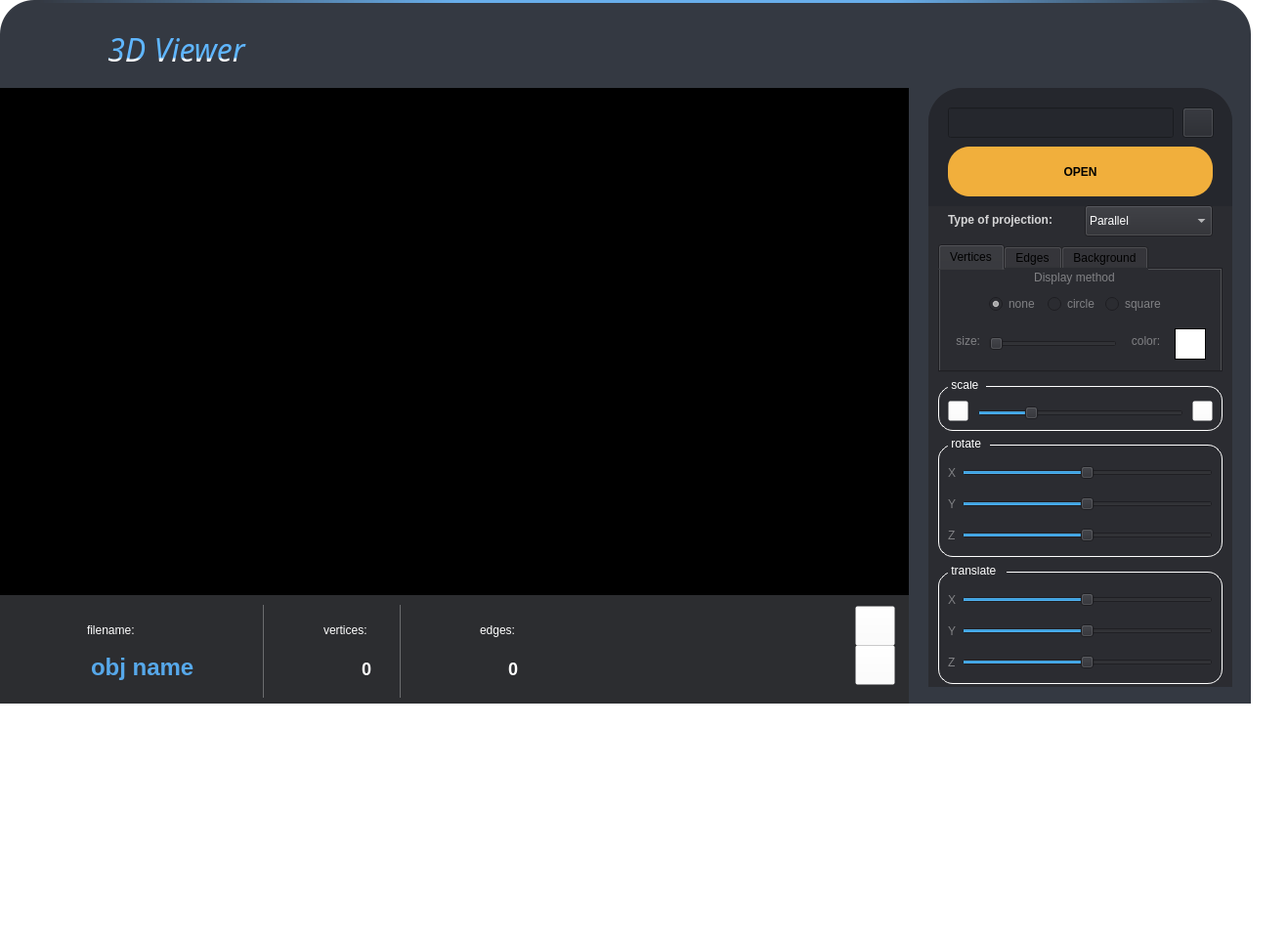
<?xml version="1.0" encoding="UTF-8"?>
<ui version="4.0">
 <class>MainWindow</class>
 <widget class="QMainWindow" name="MainWindow">
  <property name="geometry">
   <rect>
    <x>0</x>
    <y>0</y>
    <width>1318</width>
    <height>963</height>
   </rect>
  </property>
  <property name="windowTitle">
   <string>MainWindow</string>
  </property>
  <property name="styleSheet">
   <string notr="true">QMainWindow {
background-color: rgba(255, 255, 255, 0);
}

</string>
  </property>
  <widget class="QWidget" name="centralwidget">
   <property name="enabled">
    <bool>true</bool>
   </property>
   <property name="styleSheet">
    <string notr="true"/>
   </property>
   <widget class="QFrame" name="ViewerUI">
    <property name="geometry">
     <rect>
      <x>0</x>
      <y>0</y>
      <width>1280</width>
      <height>720</height>
     </rect>
    </property>
    <property name="styleSheet">
     <string notr="true">QFrame {
border-top-left-radius: 35px;
border-top-right-radius: 35px; 
background-color: rgb(52, 57, 66);
}
</string>
    </property>
    <property name="frameShape">
     <enum>QFrame::StyledPanel</enum>
    </property>
    <property name="frameShadow">
     <enum>QFrame::Raised</enum>
    </property>
    <widget class="GlWidget" name="OpenGlWidget" native="true">
     <property name="enabled">
      <bool>true</bool>
     </property>
     <property name="geometry">
      <rect>
       <x>-1</x>
       <y>90</y>
       <width>931</width>
       <height>523</height>
      </rect>
     </property>
     <property name="styleSheet">
      <string notr="true">GlWidget {
background-color: black;
}
</string>
     </property>
    </widget>
    <widget class="QFrame" name="blueline">
     <property name="geometry">
      <rect>
       <x>40</x>
       <y>0</y>
       <width>1200</width>
       <height>3</height>
      </rect>
     </property>
     <property name="styleSheet">
      <string notr="true">background-color: qlineargradient(spread:pad, x1:0, y1:0, x2:1, y2:0, stop:0 rgba(255, 255, 255, 0), stop:0.35468 rgba(104, 174, 235, 255), stop:0.724138 rgba(104, 174, 235, 255), stop:1 rgba(255, 255, 255, 0));

</string>
     </property>
     <property name="frameShape">
      <enum>QFrame::StyledPanel</enum>
     </property>
     <property name="frameShadow">
      <enum>QFrame::Raised</enum>
     </property>
    </widget>
    <widget class="QFrame" name="title">
     <property name="geometry">
      <rect>
       <x>40</x>
       <y>30</y>
       <width>231</width>
       <height>41</height>
      </rect>
     </property>
     <property name="frameShape">
      <enum>QFrame::StyledPanel</enum>
     </property>
     <property name="frameShadow">
      <enum>QFrame::Raised</enum>
     </property>
     <widget class="QLabel" name="h1">
      <property name="geometry">
       <rect>
        <x>0</x>
        <y>5</y>
        <width>281</width>
        <height>31</height>
       </rect>
      </property>
      <property name="font">
       <font>
        <family>Space Crusaders</family>
        <pointsize>-1</pointsize>
        <italic>true</italic>
        <bold>false</bold>
       </font>
      </property>
      <property name="styleSheet">
       <string notr="true">background-color: rgba(0, 0, 0, 0);
font-size: 32px;
color: qlineargradient(spread:pad, x1:0.5, y1:0, x2:0.5, y2:26, stop:0.9 rgba(95, 182, 255, 255), stop:1 rgba(255, 255, 255, 255));


</string>
      </property>
      <property name="text">
       <string>3D Viewer</string>
      </property>
      <property name="alignment">
       <set>Qt::AlignCenter</set>
      </property>
     </widget>
     <widget class="QFrame" name="icon">
      <property name="geometry">
       <rect>
        <x>0</x>
        <y>0</y>
        <width>41</width>
        <height>41</height>
       </rect>
      </property>
      <property name="font">
       <font>
        <family>Mshtakan</family>
       </font>
      </property>
      <property name="autoFillBackground">
       <bool>false</bool>
      </property>
      <property name="styleSheet">
       <string notr="true">image: url(:/res/assets/img/3d.svg);</string>
      </property>
      <property name="frameShape">
       <enum>QFrame::StyledPanel</enum>
      </property>
      <property name="frameShadow">
       <enum>QFrame::Raised</enum>
      </property>
     </widget>
    </widget>
    <widget class="QFrame" name="aside">
     <property name="geometry">
      <rect>
       <x>950</x>
       <y>90</y>
       <width>311</width>
       <height>613</height>
      </rect>
     </property>
     <property name="styleSheet">
      <string notr="true">background-color: rgb(43, 44, 49);


</string>
     </property>
     <property name="frameShape">
      <enum>QFrame::StyledPanel</enum>
     </property>
     <property name="frameShadow">
      <enum>QFrame::Raised</enum>
     </property>
     <widget class="QFrame" name="open_file_layer">
      <property name="geometry">
       <rect>
        <x>0</x>
        <y>0</y>
        <width>311</width>
        <height>121</height>
       </rect>
      </property>
      <property name="styleSheet">
       <string notr="true">background-color: rgb(37, 39, 45);</string>
      </property>
      <property name="frameShape">
       <enum>QFrame::StyledPanel</enum>
      </property>
      <property name="frameShadow">
       <enum>QFrame::Raised</enum>
      </property>
      <widget class="QPushButton" name="renderBtn">
       <property name="geometry">
        <rect>
         <x>20</x>
         <y>60</y>
         <width>271</width>
         <height>51</height>
        </rect>
       </property>
       <property name="styleSheet">
        <string notr="true">QPushButton {
border-radius: 22px;
background-color: rgb(241, 175, 60);
font-weight: 500;
}

QPushButton:hover {
	background-color: rgb(255, 198, 68);
}

QPushButton:pressed {
	margin-top: 5px;
	margin-right: 5px;
	margin-left: 5px;
	background-color: rgb(214, 249, 86);
}

</string>
       </property>
       <property name="text">
        <string>OPEN</string>
       </property>
      </widget>
      <widget class="QLineEdit" name="pathObj">
       <property name="geometry">
        <rect>
         <x>20</x>
         <y>20</y>
         <width>231</width>
         <height>31</height>
        </rect>
       </property>
       <property name="styleSheet">
        <string notr="true">padding-left: 5px;
padding-right: 5px;
color: rgb(255, 255, 255);</string>
       </property>
       <property name="readOnly">
        <bool>true</bool>
       </property>
      </widget>
      <widget class="QPushButton" name="openObjBtn">
       <property name="geometry">
        <rect>
         <x>260</x>
         <y>20</y>
         <width>32</width>
         <height>31</height>
        </rect>
       </property>
       <property name="styleSheet">
        <string notr="true">QPushButton {
	image: url(:/res/assets/img/open.svg);
}</string>
       </property>
       <property name="text">
        <string/>
       </property>
      </widget>
     </widget>
     <widget class="QFrame" name="Affines_transformations">
      <property name="geometry">
       <rect>
        <x>0</x>
        <y>300</y>
        <width>311</width>
        <height>321</height>
       </rect>
      </property>
      <property name="frameShape">
       <enum>QFrame::StyledPanel</enum>
      </property>
      <property name="frameShadow">
       <enum>QFrame::Raised</enum>
      </property>
      <widget class="QFrame" name="translate">
       <property name="geometry">
        <rect>
         <x>10</x>
         <y>190</y>
         <width>291</width>
         <height>120</height>
        </rect>
       </property>
       <property name="styleSheet">
        <string notr="true">QFrame {
color: white;
margin-top: 5px;
border: 1px solid white;
border-radius: 15px;
}

QLabel {
margin-top: 0;
border: none;
}</string>
       </property>
       <property name="frameShape">
        <enum>QFrame::StyledPanel</enum>
       </property>
       <property name="frameShadow">
        <enum>QFrame::Raised</enum>
       </property>
       <widget class="QLabel" name="translate_title_4">
        <property name="geometry">
         <rect>
          <x>10</x>
          <y>-4</y>
          <width>60</width>
          <height>16</height>
         </rect>
        </property>
        <property name="text">
         <string> translate </string>
        </property>
       </widget>
       <widget class="QWidget" name="layoutWidget_6">
        <property name="geometry">
         <rect>
          <x>10</x>
          <y>10</y>
          <width>271</width>
          <height>107</height>
         </rect>
        </property>
        <layout class="QVBoxLayout" name="verticalLayout_4">
         <property name="topMargin">
          <number>5</number>
         </property>
         <item>
          <layout class="QHBoxLayout" name="line_10">
           <property name="leftMargin">
            <number>0</number>
           </property>
           <item>
            <widget class="QLabel" name="label_10">
             <property name="styleSheet">
              <string notr="true">	color: rgba(255, 255, 255, 102);</string>
             </property>
             <property name="text">
              <string>X</string>
             </property>
            </widget>
           </item>
           <item>
            <widget class="QSlider" name="translate_x_val">
             <property name="minimum">
              <number>-100</number>
             </property>
             <property name="maximum">
              <number>100</number>
             </property>
             <property name="value">
              <number>0</number>
             </property>
             <property name="orientation">
              <enum>Qt::Horizontal</enum>
             </property>
            </widget>
           </item>
          </layout>
         </item>
         <item>
          <layout class="QHBoxLayout" name="line_11">
           <property name="leftMargin">
            <number>0</number>
           </property>
           <item>
            <widget class="QLabel" name="label_11">
             <property name="styleSheet">
              <string notr="true">	color: rgba(255, 255, 255, 102);</string>
             </property>
             <property name="text">
              <string>Y</string>
             </property>
            </widget>
           </item>
           <item>
            <widget class="QSlider" name="translate_y_val">
             <property name="minimum">
              <number>-100</number>
             </property>
             <property name="maximum">
              <number>100</number>
             </property>
             <property name="value">
              <number>0</number>
             </property>
             <property name="orientation">
              <enum>Qt::Horizontal</enum>
             </property>
            </widget>
           </item>
          </layout>
         </item>
         <item>
          <layout class="QHBoxLayout" name="line_12">
           <property name="leftMargin">
            <number>0</number>
           </property>
           <item>
            <widget class="QLabel" name="label_12">
             <property name="styleSheet">
              <string notr="true">	color: rgba(255, 255, 255, 102);</string>
             </property>
             <property name="text">
              <string>Z</string>
             </property>
            </widget>
           </item>
           <item>
            <widget class="QSlider" name="translate_z_val">
             <property name="minimum">
              <number>-100</number>
             </property>
             <property name="maximum">
              <number>100</number>
             </property>
             <property name="value">
              <number>0</number>
             </property>
             <property name="orientation">
              <enum>Qt::Horizontal</enum>
             </property>
            </widget>
           </item>
          </layout>
         </item>
        </layout>
       </widget>
      </widget>
      <widget class="QFrame" name="rotate">
       <property name="geometry">
        <rect>
         <x>10</x>
         <y>60</y>
         <width>291</width>
         <height>120</height>
        </rect>
       </property>
       <property name="styleSheet">
        <string notr="true">QFrame {
color: white;
margin-top: 5px;
border: 1px solid white;
border-radius: 15px;
}

QLabel {
margin-top: 0;
border: none;
}</string>
       </property>
       <property name="frameShape">
        <enum>QFrame::StyledPanel</enum>
       </property>
       <property name="frameShadow">
        <enum>QFrame::Raised</enum>
       </property>
       <widget class="QLabel" name="rotate_title">
        <property name="geometry">
         <rect>
          <x>10</x>
          <y>-4</y>
          <width>43</width>
          <height>16</height>
         </rect>
        </property>
        <property name="text">
         <string> rotate </string>
        </property>
       </widget>
       <widget class="QWidget" name="layoutWidget">
        <property name="geometry">
         <rect>
          <x>10</x>
          <y>10</y>
          <width>271</width>
          <height>107</height>
         </rect>
        </property>
        <layout class="QVBoxLayout" name="verticalLayout">
         <property name="topMargin">
          <number>5</number>
         </property>
         <item>
          <layout class="QHBoxLayout" name="line">
           <property name="leftMargin">
            <number>0</number>
           </property>
           <item>
            <widget class="QLabel" name="label">
             <property name="styleSheet">
              <string notr="true">	color: rgba(255, 255, 255, 102);</string>
             </property>
             <property name="text">
              <string>X</string>
             </property>
            </widget>
           </item>
           <item>
            <widget class="QSlider" name="rotate_x_val">
             <property name="minimum">
              <number>-360</number>
             </property>
             <property name="maximum">
              <number>360</number>
             </property>
             <property name="singleStep">
              <number>1</number>
             </property>
             <property name="orientation">
              <enum>Qt::Horizontal</enum>
             </property>
            </widget>
           </item>
          </layout>
         </item>
         <item>
          <layout class="QHBoxLayout" name="line_2">
           <property name="leftMargin">
            <number>0</number>
           </property>
           <item>
            <widget class="QLabel" name="label_2">
             <property name="styleSheet">
              <string notr="true">	color: rgba(255, 255, 255, 102);</string>
             </property>
             <property name="text">
              <string>Y</string>
             </property>
            </widget>
           </item>
           <item>
            <widget class="QSlider" name="rotate_y_val">
             <property name="minimum">
              <number>-360</number>
             </property>
             <property name="maximum">
              <number>360</number>
             </property>
             <property name="singleStep">
              <number>0</number>
             </property>
             <property name="orientation">
              <enum>Qt::Horizontal</enum>
             </property>
            </widget>
           </item>
          </layout>
         </item>
         <item>
          <layout class="QHBoxLayout" name="line_3">
           <property name="leftMargin">
            <number>0</number>
           </property>
           <item>
            <widget class="QLabel" name="label_3">
             <property name="styleSheet">
              <string notr="true">	color: rgba(255, 255, 255, 102);</string>
             </property>
             <property name="text">
              <string>Z</string>
             </property>
            </widget>
           </item>
           <item>
            <widget class="QSlider" name="rotate_z_val">
             <property name="minimum">
              <number>-360</number>
             </property>
             <property name="maximum">
              <number>360</number>
             </property>
             <property name="singleStep">
              <number>0</number>
             </property>
             <property name="orientation">
              <enum>Qt::Horizontal</enum>
             </property>
            </widget>
           </item>
          </layout>
         </item>
        </layout>
       </widget>
      </widget>
      <widget class="QFrame" name="scale">
       <property name="geometry">
        <rect>
         <x>10</x>
         <y>0</y>
         <width>291</width>
         <height>51</height>
        </rect>
       </property>
       <property name="styleSheet">
        <string notr="true">QFrame {
color: white;
margin-top: 5px;
border: 1px solid white;
border-radius: 15px;
}

QLabel {
margin-top: 0;
border: none;
}

QPushButton {
	background-color: rgba(255, 255, 255, 0);
}

QPushButton:pressed {
padding-top: 3px;
padding-right: 3px;
}</string>
       </property>
       <property name="frameShape">
        <enum>QFrame::StyledPanel</enum>
       </property>
       <property name="frameShadow">
        <enum>QFrame::Raised</enum>
       </property>
       <widget class="QLabel" name="rotate_title_4">
        <property name="geometry">
         <rect>
          <x>10</x>
          <y>-4</y>
          <width>39</width>
          <height>16</height>
         </rect>
        </property>
        <property name="text">
         <string> scale </string>
        </property>
       </widget>
       <widget class="QSlider" name="scale_val">
        <property name="geometry">
         <rect>
          <x>40</x>
          <y>20</y>
          <width>211</width>
          <height>25</height>
         </rect>
        </property>
        <property name="minimum">
         <number>1</number>
        </property>
        <property name="maximum">
         <number>200</number>
        </property>
        <property name="value">
         <number>50</number>
        </property>
        <property name="orientation">
         <enum>Qt::Horizontal</enum>
        </property>
       </widget>
       <widget class="QPushButton" name="out_btn">
        <property name="geometry">
         <rect>
          <x>10</x>
          <y>20</y>
          <width>21</width>
          <height>21</height>
         </rect>
        </property>
        <property name="styleSheet">
         <string notr="true">QPushButton {
image: url(:/res/assets/img/zoom_out.svg);
}</string>
        </property>
        <property name="text">
         <string/>
        </property>
       </widget>
       <widget class="QPushButton" name="in_btn">
        <property name="geometry">
         <rect>
          <x>260</x>
          <y>20</y>
          <width>21</width>
          <height>21</height>
         </rect>
        </property>
        <property name="styleSheet">
         <string notr="true">QPushButton {
image: url(:/res/assets/img/zoom_in.svg);
}
</string>
        </property>
        <property name="text">
         <string/>
        </property>
       </widget>
      </widget>
      <zorder>rotate</zorder>
      <zorder>scale</zorder>
      <zorder>translate</zorder>
     </widget>
     <widget class="QTabWidget" name="tabWidget">
      <property name="geometry">
       <rect>
        <x>10</x>
        <y>160</y>
        <width>291</width>
        <height>131</height>
       </rect>
      </property>
      <property name="styleSheet">
       <string notr="true"/>
      </property>
      <property name="currentIndex">
       <number>0</number>
      </property>
      <widget class="QWidget" name="vert_tab">
       <property name="styleSheet">
        <string notr="true">	color: rgba(255, 255, 255, 102);</string>
       </property>
       <attribute name="title">
        <string>Vertices</string>
       </attribute>
       <widget class="QLabel" name="vert_method_title">
        <property name="geometry">
         <rect>
          <x>87</x>
          <y>0</y>
          <width>101</width>
          <height>16</height>
         </rect>
        </property>
        <property name="text">
         <string>Display method</string>
        </property>
        <property name="alignment">
         <set>Qt::AlignCenter</set>
        </property>
       </widget>
       <widget class="QSlider" name="vert_size_val">
        <property name="geometry">
         <rect>
          <x>50</x>
          <y>60</y>
          <width>131</width>
          <height>31</height>
         </rect>
        </property>
        <property name="orientation">
         <enum>Qt::Horizontal</enum>
        </property>
       </widget>
       <widget class="QLabel" name="vert_size_title">
        <property name="geometry">
         <rect>
          <x>10</x>
          <y>65</y>
          <width>31</width>
          <height>16</height>
         </rect>
        </property>
        <property name="text">
         <string>size:</string>
        </property>
        <property name="alignment">
         <set>Qt::AlignRight|Qt::AlignTrailing|Qt::AlignVCenter</set>
        </property>
       </widget>
       <widget class="QLabel" name="vert_color_title">
        <property name="geometry">
         <rect>
          <x>190</x>
          <y>65</y>
          <width>41</width>
          <height>16</height>
         </rect>
        </property>
        <property name="text">
         <string>color:</string>
        </property>
        <property name="alignment">
         <set>Qt::AlignCenter</set>
        </property>
       </widget>
       <widget class="QWidget" name="layoutWidget">
        <property name="geometry">
         <rect>
          <x>50</x>
          <y>20</y>
          <width>181</width>
          <height>31</height>
         </rect>
        </property>
        <layout class="QHBoxLayout" name="horizontalLayout">
         <property name="spacing">
          <number>0</number>
         </property>
         <item>
          <widget class="QRadioButton" name="vert_none_val">
           <property name="text">
            <string>none</string>
           </property>
           <property name="checked">
            <bool>true</bool>
           </property>
          </widget>
         </item>
         <item>
          <widget class="QRadioButton" name="vert_circle_val">
           <property name="text">
            <string>circle</string>
           </property>
          </widget>
         </item>
         <item>
          <widget class="QRadioButton" name="vert_square_val">
           <property name="text">
            <string>square</string>
           </property>
          </widget>
         </item>
        </layout>
       </widget>
       <widget class="QPushButton" name="vert_color_val">
        <property name="geometry">
         <rect>
          <x>240</x>
          <y>60</y>
          <width>32</width>
          <height>32</height>
         </rect>
        </property>
        <property name="styleSheet">
         <string notr="true">border-radius: 0;
border: 1px solid black;
background-color: rgb(255, 255, 255);</string>
        </property>
        <property name="text">
         <string/>
        </property>
       </widget>
      </widget>
      <widget class="QWidget" name="edge_tab">
       <property name="styleSheet">
        <string notr="true">	color: rgba(255, 255, 255, 102);</string>
       </property>
       <attribute name="title">
        <string>Edges</string>
       </attribute>
       <widget class="QLabel" name="edge_type_title">
        <property name="geometry">
         <rect>
          <x>90</x>
          <y>0</y>
          <width>101</width>
          <height>16</height>
         </rect>
        </property>
        <property name="text">
         <string>Type</string>
        </property>
        <property name="alignment">
         <set>Qt::AlignCenter</set>
        </property>
       </widget>
       <widget class="QWidget" name="layoutWidget_2">
        <property name="geometry">
         <rect>
          <x>70</x>
          <y>20</y>
          <width>151</width>
          <height>31</height>
         </rect>
        </property>
        <layout class="QHBoxLayout" name="horizontalLayout_2">
         <property name="spacing">
          <number>0</number>
         </property>
         <item>
          <widget class="QRadioButton" name="edge_solid_val">
           <property name="text">
            <string>solid</string>
           </property>
           <property name="checked">
            <bool>true</bool>
           </property>
          </widget>
         </item>
         <item>
          <widget class="QRadioButton" name="edge_dashed_val">
           <property name="text">
            <string>dashed</string>
           </property>
          </widget>
         </item>
        </layout>
       </widget>
       <widget class="QSlider" name="edge_thic_val">
        <property name="geometry">
         <rect>
          <x>80</x>
          <y>60</y>
          <width>101</width>
          <height>31</height>
         </rect>
        </property>
        <property name="minimum">
         <number>1</number>
        </property>
        <property name="maximum">
         <number>100</number>
        </property>
        <property name="orientation">
         <enum>Qt::Horizontal</enum>
        </property>
       </widget>
       <widget class="QLabel" name="edge_color_title">
        <property name="geometry">
         <rect>
          <x>190</x>
          <y>65</y>
          <width>41</width>
          <height>16</height>
         </rect>
        </property>
        <property name="text">
         <string>color:</string>
        </property>
        <property name="alignment">
         <set>Qt::AlignCenter</set>
        </property>
       </widget>
       <widget class="QLabel" name="edge_thic_title">
        <property name="geometry">
         <rect>
          <x>10</x>
          <y>65</y>
          <width>61</width>
          <height>20</height>
         </rect>
        </property>
        <property name="text">
         <string>thickness:</string>
        </property>
        <property name="alignment">
         <set>Qt::AlignRight|Qt::AlignTrailing|Qt::AlignVCenter</set>
        </property>
       </widget>
       <widget class="QPushButton" name="edge_color_val">
        <property name="geometry">
         <rect>
          <x>240</x>
          <y>60</y>
          <width>32</width>
          <height>32</height>
         </rect>
        </property>
        <property name="styleSheet">
         <string notr="true">border-radius: 0;
border: 1px solid black;
background-color: rgb(255, 255, 255);</string>
        </property>
        <property name="text">
         <string/>
        </property>
       </widget>
      </widget>
      <widget class="QWidget" name="back_tab">
       <property name="styleSheet">
        <string notr="true">	color: rgba(255, 255, 255, 102);</string>
       </property>
       <attribute name="title">
        <string>Background</string>
       </attribute>
       <widget class="QLabel" name="back_tab_color_title">
        <property name="geometry">
         <rect>
          <x>60</x>
          <y>35</y>
          <width>121</width>
          <height>20</height>
         </rect>
        </property>
        <property name="text">
         <string>background-color:</string>
        </property>
        <property name="alignment">
         <set>Qt::AlignCenter</set>
        </property>
       </widget>
       <widget class="QPushButton" name="background_color_val">
        <property name="geometry">
         <rect>
          <x>190</x>
          <y>30</y>
          <width>32</width>
          <height>32</height>
         </rect>
        </property>
        <property name="styleSheet">
         <string notr="true">border-radius: 0;
border: 1px solid black;
background-color: rgb(0, 0, 0);</string>
        </property>
        <property name="text">
         <string/>
        </property>
       </widget>
      </widget>
     </widget>
     <widget class="QComboBox" name="projection_types">
      <property name="geometry">
       <rect>
        <x>160</x>
        <y>120</y>
        <width>131</width>
        <height>32</height>
       </rect>
      </property>
      <property name="styleSheet">
       <string notr="true">color: rgb(255, 255, 255);</string>
      </property>
      <item>
       <property name="text">
        <string>Parallel</string>
       </property>
      </item>
      <item>
       <property name="text">
        <string>Central</string>
       </property>
      </item>
     </widget>
     <widget class="QLabel" name="projection_title">
      <property name="geometry">
       <rect>
        <x>20</x>
        <y>127</y>
        <width>131</width>
        <height>16</height>
       </rect>
      </property>
      <property name="styleSheet">
       <string notr="true">color: rgba(255, 255, 255, 0.8);
font-weight: bold;</string>
      </property>
      <property name="text">
       <string>Type of projection:</string>
      </property>
     </widget>
    </widget>
    <widget class="QFrame" name="footer">
     <property name="geometry">
      <rect>
       <x>-1</x>
       <y>609</y>
       <width>931</width>
       <height>111</height>
      </rect>
     </property>
     <property name="styleSheet">
      <string notr="true">background-color: rgb(44, 45, 48);
border-radius: 0;</string>
     </property>
     <property name="frameShape">
      <enum>QFrame::StyledPanel</enum>
     </property>
     <property name="frameShadow">
      <enum>QFrame::Raised</enum>
     </property>
     <widget class="QFrame" name="obj_info">
      <property name="geometry">
       <rect>
        <x>0</x>
        <y>10</y>
        <width>571</width>
        <height>121</height>
       </rect>
      </property>
      <property name="styleSheet">
       <string notr="true">image: none;
color: rgb(255, 255, 255);
</string>
      </property>
      <property name="frameShape">
       <enum>QFrame::StyledPanel</enum>
      </property>
      <property name="frameShadow">
       <enum>QFrame::Raised</enum>
      </property>
      <widget class="QFrame" name="frame_2">
       <property name="geometry">
        <rect>
         <x>30</x>
         <y>0</y>
         <width>231</width>
         <height>91</height>
        </rect>
       </property>
       <property name="frameShape">
        <enum>QFrame::StyledPanel</enum>
       </property>
       <property name="frameShadow">
        <enum>QFrame::Raised</enum>
       </property>
       <widget class="QLabel" name="filename_title">
        <property name="geometry">
         <rect>
          <x>60</x>
          <y>10</y>
          <width>61</width>
          <height>31</height>
         </rect>
        </property>
        <property name="text">
         <string>filename:</string>
        </property>
       </widget>
       <widget class="QLabel" name="filename_ico">
        <property name="geometry">
         <rect>
          <x>10</x>
          <y>10</y>
          <width>41</width>
          <height>31</height>
         </rect>
        </property>
        <property name="styleSheet">
         <string notr="true">image: url(:/res/assets/img/filename.svg);</string>
        </property>
        <property name="text">
         <string/>
        </property>
       </widget>
       <widget class="QLineEdit" name="filename_val">
        <property name="geometry">
         <rect>
          <x>62</x>
          <y>43</y>
          <width>171</width>
          <height>41</height>
         </rect>
        </property>
        <property name="styleSheet">
         <string notr="true">font-size: 24px;
font-weight: bold;
color: rgba(91, 181, 255, 0.9);</string>
        </property>
        <property name="text">
         <string>obj name</string>
        </property>
        <property name="readOnly">
         <bool>true</bool>
        </property>
        <property name="cursorMoveStyle">
         <enum>Qt::LogicalMoveStyle</enum>
        </property>
       </widget>
      </widget>
      <widget class="QFrame" name="frame_3">
       <property name="geometry">
        <rect>
         <x>280</x>
         <y>0</y>
         <width>121</width>
         <height>91</height>
        </rect>
       </property>
       <property name="frameShape">
        <enum>QFrame::StyledPanel</enum>
       </property>
       <property name="frameShadow">
        <enum>QFrame::Raised</enum>
       </property>
       <widget class="QLabel" name="vert_title">
        <property name="geometry">
         <rect>
          <x>52</x>
          <y>10</y>
          <width>61</width>
          <height>31</height>
         </rect>
        </property>
        <property name="text">
         <string>vertices:</string>
        </property>
       </widget>
       <widget class="QLabel" name="vert_ico">
        <property name="geometry">
         <rect>
          <x>10</x>
          <y>10</y>
          <width>41</width>
          <height>31</height>
         </rect>
        </property>
        <property name="styleSheet">
         <string notr="true">image: url(:/res/assets/img/vert_ico.svg);</string>
        </property>
        <property name="text">
         <string/>
        </property>
       </widget>
       <widget class="QLabel" name="vert_numb_val">
        <property name="geometry">
         <rect>
          <x>0</x>
          <y>40</y>
          <width>101</width>
          <height>51</height>
         </rect>
        </property>
        <property name="styleSheet">
         <string notr="true">font-size: 18px;
font-weight: bold;</string>
        </property>
        <property name="text">
         <string>0</string>
        </property>
        <property name="alignment">
         <set>Qt::AlignRight|Qt::AlignTrailing|Qt::AlignVCenter</set>
        </property>
       </widget>
      </widget>
      <widget class="QFrame" name="frame_4">
       <property name="geometry">
        <rect>
         <x>440</x>
         <y>0</y>
         <width>121</width>
         <height>91</height>
        </rect>
       </property>
       <property name="frameShape">
        <enum>QFrame::StyledPanel</enum>
       </property>
       <property name="frameShadow">
        <enum>QFrame::Raised</enum>
       </property>
       <widget class="QLabel" name="edges_title">
        <property name="geometry">
         <rect>
          <x>52</x>
          <y>10</y>
          <width>61</width>
          <height>31</height>
         </rect>
        </property>
        <property name="text">
         <string>edges:</string>
        </property>
       </widget>
       <widget class="QLabel" name="edges_ico">
        <property name="geometry">
         <rect>
          <x>10</x>
          <y>10</y>
          <width>41</width>
          <height>31</height>
         </rect>
        </property>
        <property name="styleSheet">
         <string notr="true">image: url(:/res/assets/img/face_ico.svg);</string>
        </property>
        <property name="text">
         <string/>
        </property>
       </widget>
       <widget class="QLabel" name="edges_numb_val">
        <property name="geometry">
         <rect>
          <x>-10</x>
          <y>40</y>
          <width>101</width>
          <height>51</height>
         </rect>
        </property>
        <property name="styleSheet">
         <string notr="true">font-size: 18px;
font-weight: bold;</string>
        </property>
        <property name="text">
         <string>0</string>
        </property>
        <property name="alignment">
         <set>Qt::AlignRight|Qt::AlignTrailing|Qt::AlignVCenter</set>
        </property>
       </widget>
      </widget>
      <widget class="Line" name="delim2">
       <property name="geometry">
        <rect>
         <x>410</x>
         <y>0</y>
         <width>1</width>
         <height>95</height>
        </rect>
       </property>
       <property name="styleSheet">
        <string notr="true">background-color: rgba(255, 255, 255, 0.3);</string>
       </property>
       <property name="orientation">
        <enum>Qt::Vertical</enum>
       </property>
      </widget>
      <widget class="Line" name="delim1">
       <property name="geometry">
        <rect>
         <x>270</x>
         <y>0</y>
         <width>1</width>
         <height>95</height>
        </rect>
       </property>
       <property name="styleSheet">
        <string notr="true">background-color: rgba(255, 255, 255, 0.3);</string>
       </property>
       <property name="orientation">
        <enum>Qt::Vertical</enum>
       </property>
      </widget>
     </widget>
    </widget>
    <widget class="QFrame" name="window_nav">
     <property name="geometry">
      <rect>
       <x>1175</x>
       <y>10</y>
       <width>91</width>
       <height>41</height>
      </rect>
     </property>
     <property name="styleSheet">
      <string notr="true">QFrame {
image: none;
}

QPushButton:pressed {
padding-top: 5px;
padding-right: 5px;
}</string>
     </property>
     <property name="frameShape">
      <enum>QFrame::StyledPanel</enum>
     </property>
     <property name="frameShadow">
      <enum>QFrame::Raised</enum>
     </property>
     <widget class="QPushButton" name="minimizeBtn">
      <property name="geometry">
       <rect>
        <x>10</x>
        <y>0</y>
        <width>32</width>
        <height>32</height>
       </rect>
      </property>
      <property name="styleSheet">
       <string notr="true">border-radius: 0;
image: url(:/res/assets/img/minimize.svg);</string>
      </property>
      <property name="text">
       <string/>
      </property>
     </widget>
     <widget class="QPushButton" name="closeBtn">
      <property name="geometry">
       <rect>
        <x>50</x>
        <y>0</y>
        <width>32</width>
        <height>32</height>
       </rect>
      </property>
      <property name="styleSheet">
       <string notr="true">border-radius: 0;
image: url(:/res/assets/img/cross.svg);</string>
      </property>
      <property name="text">
       <string/>
      </property>
     </widget>
    </widget>
    <widget class="QFrame" name="footerline">
     <property name="geometry">
      <rect>
       <x>0</x>
       <y>610</y>
       <width>1280</width>
       <height>114</height>
      </rect>
     </property>
     <property name="styleSheet">
      <string notr="true">
background-color: none;
image: url(:/res/assets/img/bottom_line.png);</string>
     </property>
     <property name="frameShape">
      <enum>QFrame::StyledPanel</enum>
     </property>
     <property name="frameShadow">
      <enum>QFrame::Raised</enum>
     </property>
     <widget class="QFrame" name="take_a_shot">
      <property name="geometry">
       <rect>
        <x>840</x>
        <y>0</y>
        <width>81</width>
        <height>91</height>
       </rect>
      </property>
      <property name="styleSheet">
       <string notr="true">QFrame {
image: none;
}

QPushButton:pressed {
padding-top: 4px;
padding-right: 2px;
padding-left: 2px;
}</string>
      </property>
      <property name="frameShape">
       <enum>QFrame::StyledPanel</enum>
      </property>
      <property name="frameShadow">
       <enum>QFrame::Raised</enum>
      </property>
      <widget class="QPushButton" name="snap_btn">
       <property name="geometry">
        <rect>
         <x>35</x>
         <y>10</y>
         <width>41</width>
         <height>41</height>
        </rect>
       </property>
       <property name="styleSheet">
        <string notr="true">QPushButton {
	background-color: rgba(255, 255, 255, 0);
	image: url(:/res/assets/img/photo_ico.svg);
}</string>
       </property>
       <property name="text">
        <string/>
       </property>
      </widget>
      <widget class="QPushButton" name="gif_btn">
       <property name="geometry">
        <rect>
         <x>35</x>
         <y>50</y>
         <width>41</width>
         <height>41</height>
        </rect>
       </property>
       <property name="styleSheet">
        <string notr="true">QPushButton {
	color: red;
	font-size: 21px;
	font-weight: bold;
	background-color: rgba(255, 255, 255, 0);
	image: url(:/res/assets/img/gif_ico.svg);
}</string>
       </property>
       <property name="text">
        <string/>
       </property>
      </widget>
     </widget>
    </widget>
    <widget class="QFrame" name="bg_mock">
     <property name="geometry">
      <rect>
       <x>-1</x>
       <y>90</y>
       <width>931</width>
       <height>523</height>
      </rect>
     </property>
     <property name="styleSheet">
      <string notr="true">QFrame {
border-radius: 0;
background-color: rgb(0, 0, 0);
}</string>
     </property>
     <property name="frameShape">
      <enum>QFrame::StyledPanel</enum>
     </property>
     <property name="frameShadow">
      <enum>QFrame::Raised</enum>
     </property>
    </widget>
    <zorder>bg_mock</zorder>
    <zorder>OpenGlWidget</zorder>
    <zorder>blueline</zorder>
    <zorder>title</zorder>
    <zorder>window_nav</zorder>
    <zorder>footer</zorder>
    <zorder>footerline</zorder>
    <zorder>aside</zorder>
   </widget>
  </widget>
 </widget>
 <customwidgets>
  <customwidget>
   <class>GlWidget</class>
   <extends>QWidget</extends>
   <header>glwidget.h</header>
   <container>1</container>
  </customwidget>
 </customwidgets>
 <resources/>
 <connections/>
</ui>
